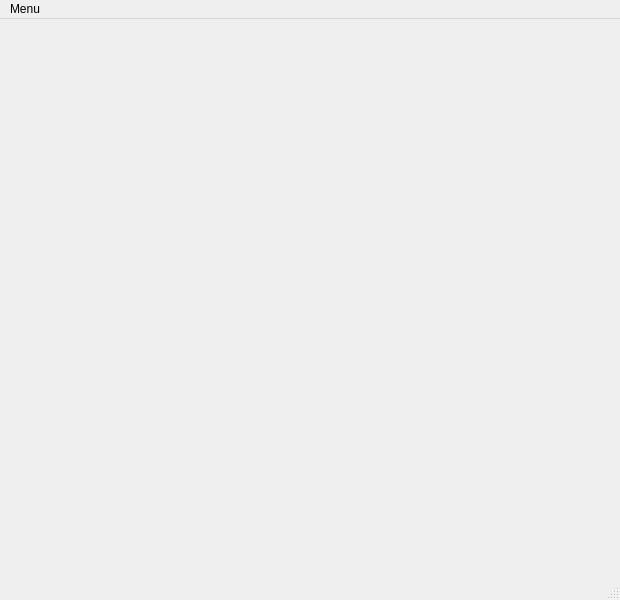
<?xml version="1.0" encoding="UTF-8"?>
<ui version="4.0">
 <class>MainWindow</class>
 <widget class="QMainWindow" name="MainWindow">
  <property name="windowModality">
   <enum>Qt::NonModal</enum>
  </property>
  <property name="geometry">
   <rect>
    <x>0</x>
    <y>0</y>
    <width>620</width>
    <height>600</height>
   </rect>
  </property>
  <property name="windowTitle">
   <string>MainWindow</string>
  </property>
  <widget class="QWidget" name="centralwidget">
   <widget class="QWidget" name="formLayoutWidget">
    <property name="geometry">
     <rect>
      <x>10</x>
      <y>0</y>
      <width>771</width>
      <height>551</height>
     </rect>
    </property>
    <layout class="QFormLayout" name="formLayout"/>
   </widget>
  </widget>
  <widget class="QMenuBar" name="menubar">
   <property name="geometry">
    <rect>
     <x>0</x>
     <y>0</y>
     <width>620</width>
     <height>25</height>
    </rect>
   </property>
   <widget class="QMenu" name="menuMenu">
    <property name="title">
     <string>Menu</string>
    </property>
    <addaction name="actionParam_tres_de_connexion"/>
   </widget>
   <addaction name="menuMenu"/>
  </widget>
  <widget class="QStatusBar" name="statusbar"/>
  <action name="actionParam_tres_de_connexion">
   <property name="text">
    <string>paramètres de connexion</string>
   </property>
  </action>
 </widget>
 <resources/>
 <connections/>
</ui>
